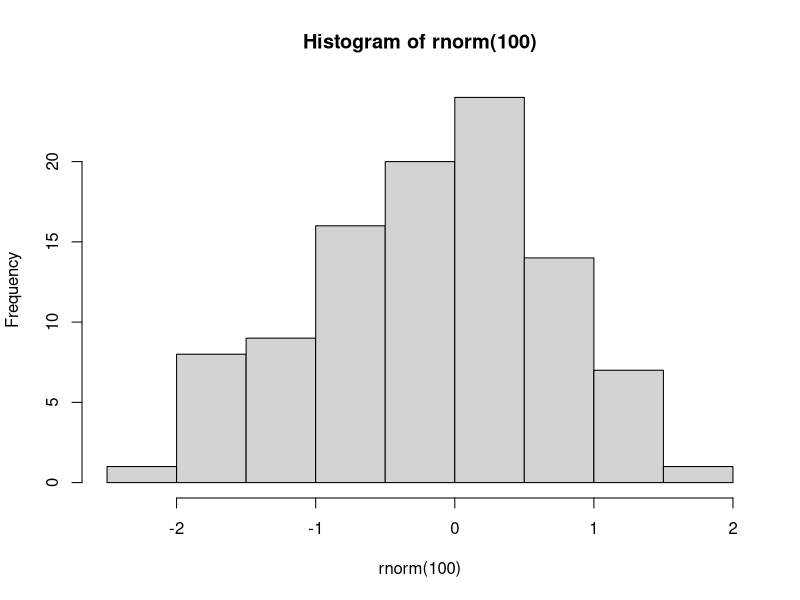

Generate this figure with R:
params <-
list(isSlides = "no")

## ----setup, include=FALSE-----------------------------------------------------
suppressPackageStartupMessages(require(knitr))
knitr::opts_chunk$set(echo = TRUE, tidy = T)


## ---- results='asis',include=TRUE,echo=FALSE----------------------------------
if(params$isSlides != "yes"){
  cat("# Reproducible Research

---
"    
  )
  
}



## ---- results='asis',include=TRUE,echo=FALSE----------------------------------
if(params$isSlides == "yes"){
  cat("class: inverse, center, middle

# Set Up

<html><div style='float:left'></div><hr color='#EB811B' size=1px width=720px></html> 

---
"    
  )
}else{
  cat("# Set Up

---
"    
  )
  
}



## ----setwd_introtoR,eval=F----------------------------------------------------
## setwd("/PathToMyDownload/Reproducible_R-master/r_course")
## # e.g. setwd("~/Downloads/Reproducible_R-master/r_course")


## ---- results='asis',include=TRUE,echo=FALSE----------------------------------
if(params$isSlides == "yes"){
  cat("class: inverse, center, middle

# Reproducible Research

<html><div style='float:left'></div><hr color='#EB811B' size=1px width=720px></html> 

---
"    
  )
}else{
  cat("# Reproducible Research

---
"    
  )
  
}



## ----eval=F-------------------------------------------------------------------
## # Generate some random numbers and plot them
## myRandNumbers <- rnorm(100,10,2)
## 
## plot(myRandNumbers)
## 
## sessionInfo()


## ---- results='asis',include=TRUE,echo=FALSE----------------------------------
if(params$isSlides == "yes"){
  cat("class: inverse, center, middle

# R Markdown

<html><div style='float:left'></div><hr color='#EB811B' size=1px width=720px></html> 

---
"    
  )
}else{
  cat("# R Markdown

---
"    
  )
  
}



## ---- results='asis',include=TRUE,echo=FALSE----------------------------------
if(params$isSlides == "yes"){
  cat("class: inverse, center, middle

# R Markdown Header

<html><div style='float:left'></div><hr color='#EB811B' size=1px width=720px></html> 

---
"    
  )
}else{
  cat("# R Markdown Header

---
"    
  )
  
}



## ---- results='asis',include=TRUE,echo=FALSE----------------------------------
if(params$isSlides == "yes"){
  cat("class: inverse, center, middle

# R Markdown Body

<html><div style='float:left'></div><hr color='#EB811B' size=1px width=720px></html> 

---
"    
  )
}else{
  cat("# R Markdown Body

---
"    
  )
  
}



## ---- results='asis',include=TRUE,echo=FALSE----------------------------------
if(params$isSlides == "yes"){
  cat("class: inverse, center, middle

# R Markdown Code Chunks

<html><div style='float:left'></div><hr color='#EB811B' size=1px width=720px></html> 

---
"    
  )
}else{
  cat("# R Markdown Code Chunks

---
"    
  )
  
}



## ```{r}

## hist(rnorm(100))

## ```


## -----------------------------------------------------------------------------
hist(rnorm(100))


## ----warning=F,message=F------------------------------------------------------
library(ggplot2)


## ---- results='asis',include=TRUE,echo=FALSE----------------------------------
if(params$isSlides == "yes"){
  cat("class: inverse, center, middle

# Other R Markdown tricks

<html><div style='float:left'></div><hr color='#EB811B' size=1px width=720px></html> 

---
"    
  )
}else{
  cat("# Other R Markdown tricks

---
"    
  )
  
}



## ---- eval=T------------------------------------------------------------------
temp <- rnorm(3)
temp2 <- rnorm(3)
dfExample <- data.frame(temp,temp2)
kable(dfExample)

